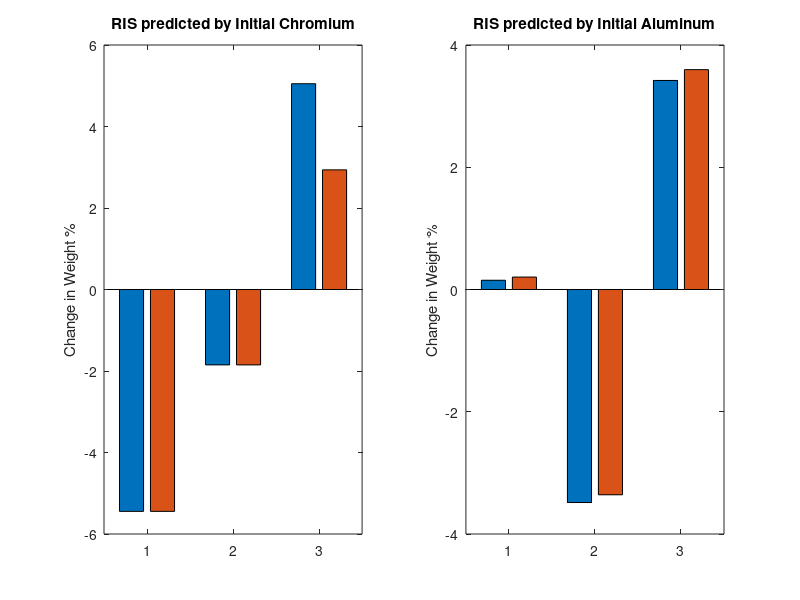

Write MATLAB code to recreate this figure.

y = 0:10; % establising a reasonable range of values for the initial concentrations
x = 0:20; % this range is large but possibly not reasonable

bch_Al = 0.8022.*y - 7.4959; % these equations are derived from the data trends located in file [RIS_Data]
ach_Cr = -0.36.*x + 6.85; % that file is accessible in the NanoHub project titled [Irradiation Segregation Simulator]

subplot(1,2,1)
plot (y, bch_Al); 
xlim([4 8])
ylim([-6 0])

xlabel ("Initial Grain Boundary Concentration");
ylabel ("RIS");
title ("Aluminum RIS vs. Initial Aluminum");

subplot(1,2,2)
plot (x, ach_Cr); 
xlim([9 15])
ylim([0 6])

xlabel ("Initial Grain Boundary Concentration");
ylabel ("RIS");
title ("Chromium RIS vs. Initial Chromium");

disp('These lines are restricted to the prediction ranges that have been determined to be valid.')

% x is the initial concentration in integer values of rounded weight percentage for the sake of argument
disp('These charts should help you visualize the relationships that have been derived for direct variance of RIS values by weight percentage changes.');

%%This notebook is the rough draft for my Nano-hub tool that will simulate the Radiation Induced Segregation of Fe-Cr-Al
%alloys at a static temperature of 364 degrees C and a dpa of 1.8-1.9.

do

Cr = input("Enter the concentration of Chromium: ")

if ( Cr>=20 || Cr<=0 )
% I will display a warning to the user if they fail to meet the criterion
disp('This percentage must be between 0 and 20.')
endif

until ( Cr<20 && Cr>0 )
% this ensures that the concentration is valid
% Once we have a valid value for chromium we ask for aluminum

do

Al = input("Enter the concentration of Aluminium: ")

if ( Al>=20 || Al<=0 )
% displaying warning as in the chromium loop
disp('This percentage must be between 0 and 20.')
endif

until ( Al<20 && Al>0 )

% now we have two valid concentrations

Fe = 100.000 - Cr - Al;

ach_Cr = -0.36*Cr + 6.85; 
ach_Al = -0.04*Cr - 1.65;  % this and the following are derived from data sets obtained over a Cr wt % of 10 and 13.
ach_Fe = 0.707*Cr - 8.98; 

bch_Cr = -0.97*Al + 8.27;   
bch_Al = 0.8022*Al - 7.4959;  % this and the following are derived from data sets obtained over an Al wt % of 5, 6, and 7.
bch_Fe = 0.1736*Al - 0.7165; 

firstCrRIS_Cr = ach_Cr;
firstAlRIS_Cr = ach_Al;
firstFeRIS_Cr = ach_Fe;

firstCrRIS_Al = bch_Cr;
firstAlRIS_Al = bch_Al;
firstFeRIS_Al = bch_Fe; % storing results for later comparison to other prediction

x = -10:0.1:10;

ya = (Cr + ((1)./((x.^2)+(1./((ach_Cr).^2).^(1/2))))); % these equations are what drives the graphs

za = (Al - ((1)./((x.^2)+(1./((ach_Al).^2).^(1/2))))); % note that the RIS variable has to be squared and then square rooted to 
 
va = (Fe + ((1)./((x.^2)+(1./((ach_Fe).^2).^(1/2))))); % get the absolute value. Otherwise the denominator will hit zero

yb = (Cr + ((1)./((x.^2)+(1./((bch_Cr).^2).^(1/2))))); % I have accounted for the negative values by simply changing the

zb = (Al - ((1)./((x.^2)+(1./((bch_Al).^2).^(1/2))))); % sign of the operator which dictates RIS for aluminum. (See the - after AL)

vb = (Fe + ((1)./((x.^2)+(1./((bch_Fe).^2).^(1/2)))));

%plot (x, ya, x, za, x, va, x, yb, x, zb, x, vb);

subplot(2,1,1)
plot (x, yb, x, zb, x, vb);
xlabel ("Displacement from Grain Boundary [nm]");
ylabel ("Weight %");
title ("RIS predicted by Initial Aluminum");

subplot(2,1,2)
plot (x, ya, x, za, x, va);
xlabel ("Displacement from Grain Boundary [nm]");
ylabel ("Weight %");
title ("RIS predicted by Initial Chromium");

fprintf('\nBased on Chromium input the simulation estimates...\n RIS for Chromium: %f\n RIS for Aluminum: %f\n RIS for Iron: %f\n', ach_Cr, ach_Al, ach_Fe); 

fprintf('\nBased on Aluminum input the simulation estimates...\n RIS for Chromium: %f\n RIS for Aluminum: %f\n RIS for Iron: %f\n', bch_Cr, bch_Al, bch_Fe); 

disp('These charts give you a visual representation of the predictions derived from our data.')


% Now I am applying polynomial predictive equations

ach_Cr = -0.0527*Cr^2 + 0.8508*Cr; 
ach_Al = -0.04*Cr - 1.65;  % these final two are identical to the first graphs
ach_Fe = 0.707*Cr - 8.98; 

bch_Cr = 0.4791*Al^2 - 6.7155*Al + 25.197;   
bch_Al = 0.2023*Al^2 - 1.6796*Al - 0.0179;  % this and the following are derived from data sets obtained over an Al wt % of 5, 6, and 7.
bch_Fe = 0.1608*Al^2 - 1.7558*Al + 4.9625; 

x = -10:0.1:10;
secondCrRIS_Cr = ach_Cr;
secondAlRIS_Cr = ach_Al;
secondFeRIS_Cr = ach_Fe;

secondCrRIS_Al = bch_Cr;
secondAlRIS_Al = bch_Al;
secondFeRIS_Al = bch_Fe; % storing results for later comparison

ya = (Cr + ((1)./((x.^2)+(1./((ach_Cr).^2).^(1/2))))); % these equations are what drives the graphs

za = (Al - ((1)./((x.^2)+(1./((ach_Al).^2).^(1/2))))); % note that the RIS variable has to be squared and then square rooted to 
 
va = (Fe + ((1)./((x.^2)+(1./((ach_Fe).^2).^(1/2))))); % get the absolute value. Otherwise the denominator will hit zero

yb = (Cr + ((1)./((x.^2)+(1./((bch_Cr).^2).^(1/2))))); % I have accounted for the negative values by simply changing the

zb = (Al - ((1)./((x.^2)+(1./((bch_Al).^2).^(1/2))))); % sign of the operator which dictates RIS for aluminum. (See the - after AL)

vb = (Fe + ((1)./((x.^2)+(1./((bch_Fe).^2).^(1/2)))));

%plot (x, ya, x, za, x, va, x, yb, x, zb, x, vb);

subplot(2,1,1)
plot (x, yb, x, zb, x, vb);
xlabel ("Displacement from Grain Boundary [nm]");
ylabel ("Weight %");
title ("RIS predicted by Initial Aluminum");

subplot(2,1,2)
plot (x, ya, x, za, x, va);
xlabel ("Displacement from Grain Boundary [nm]");
ylabel ("Weight %");
title ("RIS predicted by Initial Chromium");

fprintf('\nBased on Chromium input the simulation estimates...\n RIS for Chromium: %f\n RIS for Aluminum: %f\n RIS for Iron: %f\n', ach_Cr, ach_Al, ach_Fe); 

fprintf('\nBased on Aluminum input the simulation estimates...\n RIS for Chromium: %f\n RIS for Aluminum: %f\n RIS for Iron: %f\n', bch_Cr, bch_Al, bch_Fe); 

disp('These charts give you a visual representation of the predictions derived from our data.')

subplot(1,2,1)
CrdepRIS = [firstFeRIS_Cr secondFeRIS_Cr; firstAlRIS_Cr secondAlRIS_Cr; firstCrRIS_Cr secondCrRIS_Cr];
bar(CrdepRIS)

ylabel ("Change in Weight %");
title ("RIS predicted by Initial Chromium");


subplot(1,2,2)
AldepRIS = [firstFeRIS_Al secondFeRIS_Al; firstAlRIS_Al secondAlRIS_Al; firstCrRIS_Al secondCrRIS_Al];
bar(AldepRIS)

ylabel ("Change in Weight %");
title ("RIS predicted by Initial Aluminum");
